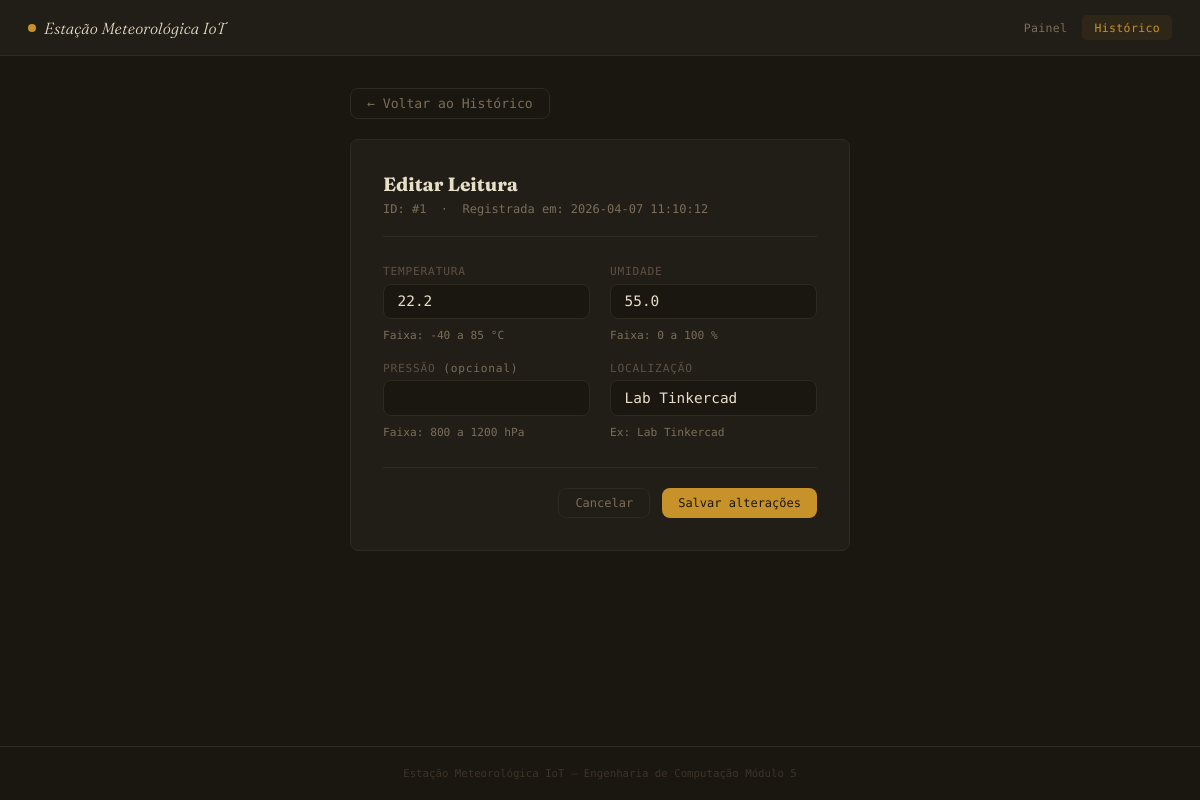
The page /leituras/1/editar on the database its author committed.
### tables this page shows
CREATE TABLE leituras (
    id          INTEGER  PRIMARY KEY AUTOINCREMENT,
    temperatura REAL     NOT NULL,
    umidade     REAL     NOT NULL,
    pressao     REAL,                                          -- opcional (não usado no Tinkercad)
    localizacao TEXT     DEFAULT 'Lab Tinkercad',
    timestamp   DATETIME DEFAULT (datetime('now','localtime'))
);

### app.py (the view)
@app.route('/leituras/<int:id>/editar')
def editar_form(id):
    leitura = buscar_leitura(id)
    if not leitura:
        return jsonify({'erro': f'Leitura {id} não encontrada'}), 404
    return render_template('editar.html', leitura=leitura)

### database.py (called while the page is built)
def get_db_connection() -> sqlite3.Connection:
    conn = sqlite3.connect(DB_PATH, timeout=10)
    conn.execute('PRAGMA journal_mode=WAL')
    conn.execute('PRAGMA busy_timeout=5000')  # espera até 5s em caso de lock
    conn.row_factory = sqlite3.Row
    return conn

def buscar_leitura(id: int) -> sqlite3.Row | None:
    conn = get_db_connection()
    try:
        row = conn.execute(
            "SELECT * FROM leituras WHERE id = ?", (id,)
        ).fetchone()
        return row
    finally:
        conn.close()

### templates/editar.html (shortened to what this page needs)
{% extends "base.html" %}
{% block content %}
<div class="edit-container">
  <div style="margin-bottom:1.25rem;">
    <a href="/leituras" class="btn btn-ghost" style="font-size:.82rem;">← Voltar ao Histórico</a>
  </div>
  <div class="edit-card">
    <h2>Editar Leitura</h2>
    <div class="edit-meta">
      ID: #{{ leitura['id'] }} &nbsp;·&nbsp; Registrada em: {{ leitura['timestamp'] }}
    </div>
    <div>
      <div class="form-grid">
        <div class="field">
          <label for="temperatura">TEMPERATURA</label>
          <input type="number" id="temperatura" name="temperatura"
                 value="{{ leitura['temperatura'] }}"
                 step="0.1" min="-40" max="85" />
          <span class="field-hint">Faixa: -40 a 85 °C</span>
        </div>
        <div class="field">
          <label for="umidade">UMIDADE</label>
          <input type="number" id="umidade" name="umidade"
                 value="{{ leitura['umidade'] }}"
                 step="0.1" min="0" max="100" />
          <span class="field-hint">Faixa: 0 a 100 %</span>
        </div>
      </div>
      <div class="form-grid">
        <div class="field">
          <label for="pressao">PRESSÃO <span style="font-weight:400;color:var(--muted)">(opcional)</span></label>
          <input type="number" id="pressao" name="pressao"
                 value="{{ leitura['pressao'] if leitura['pressao'] else '' }}"
                 step="0.1" min="800" max="1200" />
          <span class="field-hint">Faixa: 800 a 1200 hPa</span>
        </div>
        <div class="field">
          <label for="localizacao">LOCALIZAÇÃO</label>
          <input type="text" id="localizacao" name="localizacao"
                 value="{{ leitura['localizacao'] or '' }}"
                 maxlength="100" />
          <span class="field-hint">Ex: Lab Tinkercad</span>
        </div>
      </div>
      <div class="form-footer">
        <a href="/leituras" class="btn btn-ghost">Cancelar</a>
        <button class="btn btn-primary" onclick="salvarEdicao({{ leitura['id'] }})">
          Salvar alterações
        </button>
      </div>
    </div>
  </div>
</div>
{% endblock %}

### static/css/style.css (style rules this page uses)
*, *::before, *::after { box-sizing: border-box; margin: 0; padding: 0; }
:root { --bg: #1a1610; --surface: #211e17; --border: #2e2a1f; --accent: #c8922a; --accent2: #c0614a; --text: #e8dfc8; --muted: #7a6e5a; --danger: #c0614a; --mono: 'DM Mono', monospace; --sans: 'Fraunces', Georgia, serif; --radius: 8px; --shadow: 0 4px 24px rgba(0,0,0,.6); }
html { scroll-behavior: smooth; }
body { background: var(--bg); color: var(--text); font-family: var(--sans); font-weight: 300; min-height: 100vh; display: flex; flex-direction: column; }
.btn { display: inline-flex; align-items: center; gap: .35rem; padding: .45rem 1rem; border-radius: var(--radius); font-family: var(--mono); font-weight: 500; font-size: .75rem; cursor: pointer; border: none; text-decoration: none; transition: filter .18s, transform .1s; }
.btn-primary { background: var(--accent); color: #1a1610; }
.btn-ghost { background: transparent; color: var(--muted); border: 1px solid var(--border); }
.field { display: flex; flex-direction: column; gap: .35rem; }
.field label { font-family: var(--mono); font-size: .7rem; color: #5c5143; letter-spacing: .07em; }
input[type=text], input[type=number] { background: var(--bg); border: 1px solid var(--border); border-radius: var(--radius); color: var(--text); font-family: var(--mono); font-size: .9rem; padding: .55rem .85rem; width: 100%; transition: border-color .2s; }

### templates/editar.html (style rules this page uses)
.edit-container { max-width: 500px; margin: 0 auto; }
.edit-card { background: var(--surface); border: 1px solid var(--border); border-radius: var(--radius); padding: 2rem; }
.edit-card h2 { font-size: 1.2rem; font-weight: 700; margin-bottom: .35rem; }
.edit-meta { font-family: var(--mono); font-size: .75rem; color: var(--muted); margin-bottom: 1.75rem; padding-bottom: 1.25rem; border-bottom: 1px solid var(--border); }
.form-grid { display: grid; grid-template-columns: 1fr 1fr; gap: 1.25rem; margin-bottom: 1.25rem; }
.form-footer { display: flex; justify-content: flex-end; gap: .75rem; margin-top: 1.75rem; padding-top: 1.25rem; border-top: 1px solid var(--border); }
.field-hint { font-family: var(--mono); font-size: .7rem; color: var(--muted); margin-top: .25rem; }

### rows shown on the page
leituras: id "1", timestamp "2026-04-07 11:10:12", temperatura "22.2", umidade "55.0", localizacao "Lab Tinkercad"
